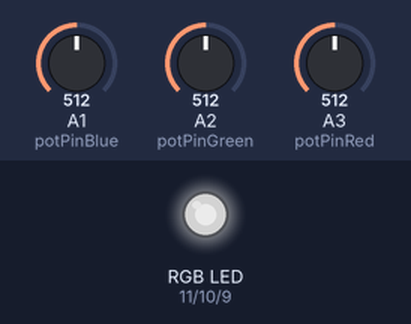
Recording of a sketch running on a simulated Arduino Uno, built with avr-gcc and run on an emulated ATmega328P. Shown: an RGB LED mixed from three pins (HIGH = lit). The test bench sets the inputs (shaded band); at power-on: A1 (potPinBlue) = 512, A2 (potPinGreen) = 512, A3 (potPinRed) = 512. Dim RGB values are drawn brighter than linear.

Above: at 1.2 s.
1.3 s: A1 (potPinBlue) set to 716
At 2.4 s:
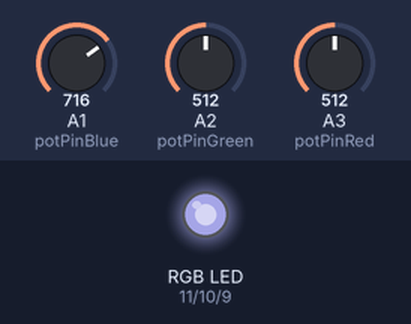
2.8 s: A2 (potPinGreen) set to 716
At 3.5 s:
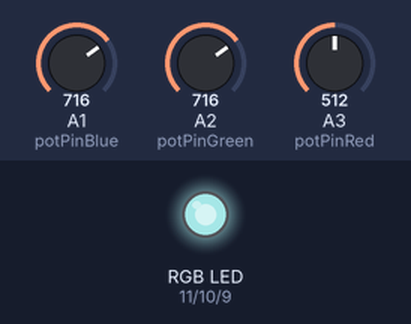
4.3 s: A3 (potPinRed) set to 716
At 4.7 s:
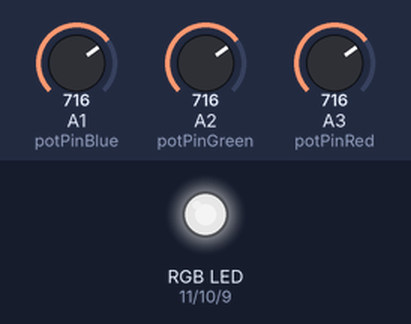
5.8 s: A1 (potPinBlue) set to 900
At 7.0 s:
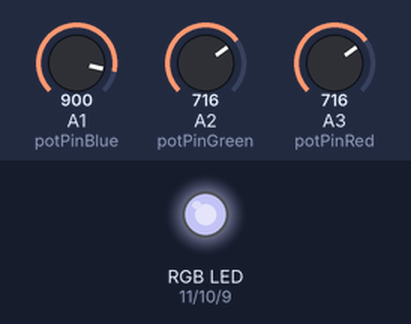
7.3 s: A2 (potPinGreen) set to 900
At 8.1 s:
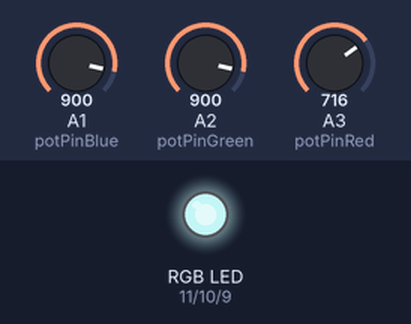
8.8 s: A3 (potPinRed) set to 900
At 9.3 s:
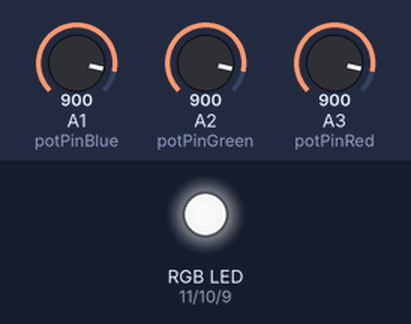
Timing chart, 0 to 11.3 s (numbered marks = the images above; inputs shaded):
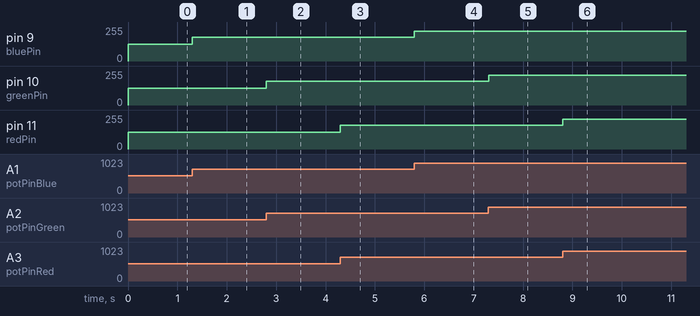

Measured:
- after the input at 1.3 s, pin 9 (bluePin): 127/255 → 178/255 at once
- after the input at 2.8 s, pin 10 (greenPin): 127/255 → 178/255 at once
- after the input at 4.3 s, pin 11 (redPin): 127/255 → 178/255 at once
- after the input at 5.8 s, pin 9 (bluePin): 178/255 → 224/255 at once
- after the input at 7.3 s, pin 10 (greenPin): 178/255 → 224/255 at once
- after the input at 8.8 s, pin 11 (redPin): 178/255 → 224/255 at once

The sketch:

Homework_1_RGB.ino
```cpp
const int bluePin = 9;
const int greenPin = 10;
const int redPin = 11;
const int potPinRed = A3;
const int potPinGreen = A2;
const int potPinBlue = A1;
int redValue = 0;
int blueValue = 0;
int greenValue = 0;
int potRedValue =0;
int potGreenValue = 0;
int potBlueValue = 0;


void setup() {
// put your setup code here, to run once:

 pinMode(potPinRed, INPUT);
 pinMode(potPinGreen, INPUT);
 pinMode(potPinBlue, INPUT);
 pinMode(bluePin, OUTPUT);
 pinMode(greenPin, OUTPUT);
 pinMode(redPin, OUTPUT);
 Serial.begin(9600);
}


void loop() {
// put your main code here, to run repeatedly:

potRedValue = analogRead(potPinRed);
potGreenValue = analogRead(potPinGreen);
potBlueValue = analogRead(potPinBlue);
redValue = map(potRedValue, 0, 1023, 0,255);
greenValue = map(potGreenValue, 0, 1023, 0,255);
blueValue = map(potBlueValue, 0, 1023, 0,255);
analogWrite(redPin, redValue);
analogWrite(greenPin, greenValue);
analogWrite(bluePin, blueValue);


}
```
